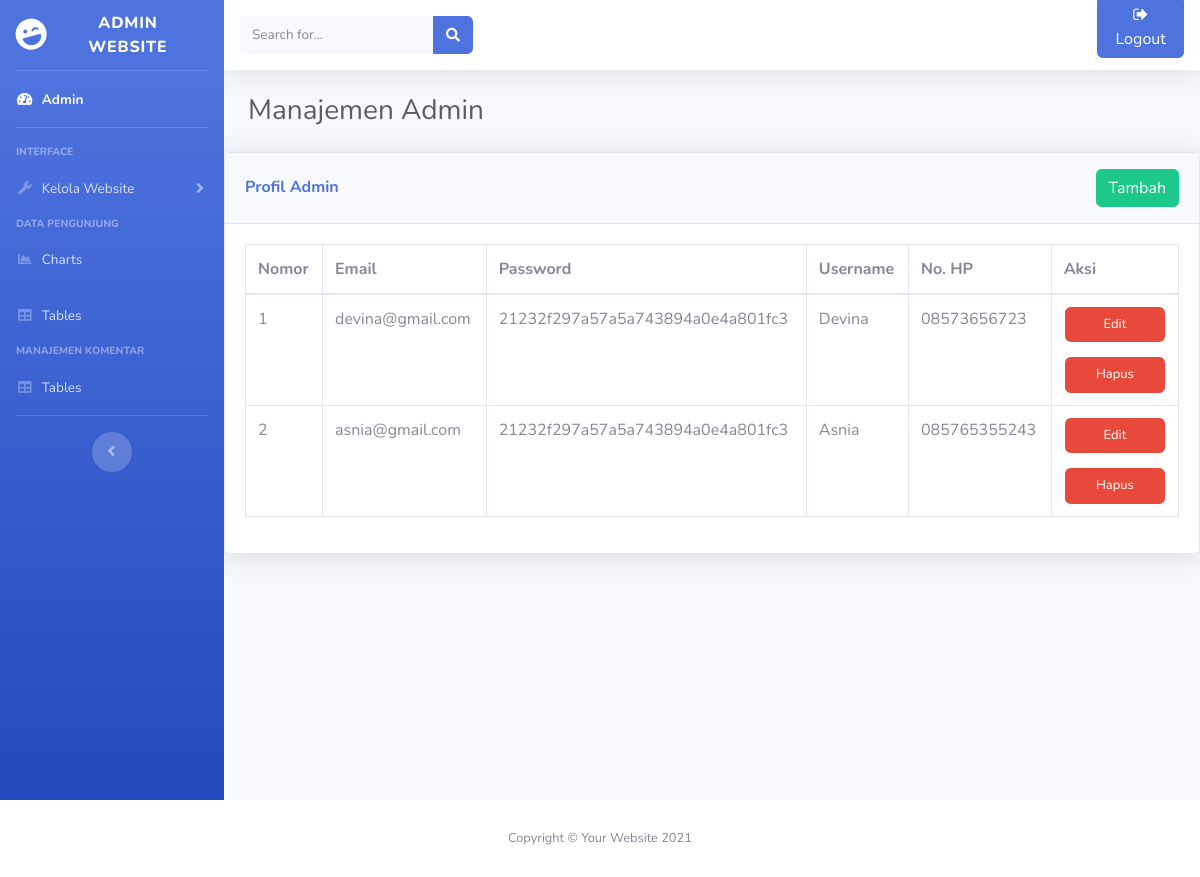
Screenshot of /Dashboard/admin.php (signed in) with the database file from the repository.
### tables this page shows
CREATE TABLE `tadmin` (
  `id_admin` int(11) NOT NULL,
  `email` varchar(128) NOT NULL,
  `password` varchar(128) NOT NULL,
  `username` varchar(128) NOT NULL,
  `nomin` varchar(20) NOT NULL
);

### Dashboard/admin.php (the view, shortened to what this page needs)
<?php include "header.php"; ?>
<?php
include 'koneksi.php';
$search_query = "";
?>
        <ul class="navbar-nav bg-gradient-primary sidebar sidebar-dark accordion" id="accordionSidebar">
            <a class="sidebar-brand d-flex align-items-center justify-content-center" href="index.html">
                <div class="sidebar-brand-icon rotate-n-15">
                    <i class="fas fa-laugh-wink"></i>
                </div>
                <div class="sidebar-brand-text mx-3">Admin Website</div>
            </a>
            <hr class="sidebar-divider my-0">
            <li class="nav-item active">
                <a class="nav-link" href="admin.php">
                    <i class="fas fa-fw fa-tachometer-alt"></i>
                    <span>Admin</span></a>
            </li>
            <hr class="sidebar-divider">
            <div class="sidebar-heading">
                Interface
            </div>
            <li class="nav-item">
                <a class="nav-link collapsed" href="#" data-toggle="collapse" data-target="#collapseUtilities"
                    aria-expanded="true" aria-controls="collapseUtilities">
                    <i class="fas fa-fw fa-wrench"></i>
                    <span>Kelola Website</span>
                </a>
            </li>
            <div class="sidebar-heading">
                Data Pengunjung
            </div>
            <li class="nav-item">
                <a class="nav-link" href="charts.php">
                    <i class="fas fa-fw fa-chart-area"></i>
                    <span>Charts</span></a>
            </li>
            <li class="nav-item">
                <a class="nav-link" href="tables.php">
                    <i class="fas fa-fw fa-table"></i>
                    <span>Tables</span></a>
            </li>
            <div class="sidebar-heading">
                Manajemen Komentar
            </div>
            <li class="nav-item">
                <a class="nav-link" href="komen.php">
                    <i class="fas fa-fw fa-table"></i>
                    <span>Tables</span></a>
            </li>
            <hr class="sidebar-divider d-none d-md-block">
            <div class="text-center d-none d-md-inline">
                <button class="rounded-circle border-0" id="sidebarToggle"></button>
            </div>
        </ul>
        <div id="content-wrapper" class="d-flex flex-column">
            <div id="content">
                <nav class="navbar navbar-expand navbar-light bg-white topbar mb-4 static-top shadow">
                 <form class="form-inline mr-auto w-100 navbar-search" action="admin.php" method="GET">
                    <div class="input-group">
                        <input type="text" class="form-control bg-light border-0 small" placeholder="Search for..." aria-label="Search" name="search_query" value="<?php echo isset($_GET['search_query']) ? $_GET['search_query'] : ''; ?>" aria-describedby="basic-addon2">
                        <div class="input-group-append">
                            <button class="btn btn-primary" type="submit">
                                <i class="fas fa-search fa-sm"></i>
                            </button>
                        </div>
                    </div>
                </form>
                    <ul class="navbar-nav ml-auto">
                        <li class="nav-item dropdown no-arrow">
                            <a href ="logout.php" class="btn btn-primary mb-3"><i class="fa fa-sign-out"></i> Logout</a>
                        </li>
                    </ul>
                </nav>
                <div class="container-fluid">
                    <div class="d-sm-flex align-items-center justify-content-between mb-4">
                        <h1 class="h3 mb-0 text-gray-800">Manajemen Admin</h1>
                    </div>
                </div>
                    <div class="card shadow mb-4">
                    <div class="card-header py-3" style="display: flex; justify-content: space-between; align-items: center;">
                    <h6 class="m-0 font-weight-bold text-primary">Profil Admin</h6>
                    <button type="button" class="btn btn-success" data-toggle="modal" data-target="#addadminprofile">Tambah</>
                    </div>
                        <div class="card-body">
                            <div class="table-responsive">
                                <table class="table table-bordered" id="dataTable" width="100%" cellspacing="0">
                                    <thead>
                                        <tr>
                                            <th>Nomor</th>
                                            <th>Email</th>
                                            <th>Password</th>
                                            <th>Username</th>
                                            <th>No. HP</th>
                                            <th>Aksi</th>
                                        </tr>
                                    </thead>
                                    <tbody>
                                        <?php
                            $query = "SELECT * FROM tadmin WHERE email LIKE '%$search_query%' OR username LIKE '%$search_query%' OR nomin LIKE '%$search_query%' ORDER BY id_admin ASC";
                            $tampil = mysqli_query($koneksi, $query);
                            $no = 1;
                            while ($data = mysqli_fetch_array($tampil)) {
                                        ?>
                                        <tr>
                                            <td><?= $no++; ?></td>
                                            <td><?= $data['email']; ?></td>
                                            <td><?= $data['password']; ?></td>
                                            <td><?= $data['username']; ?></td>
                                            <td><?= $data['nomin']; ?></td>
                                            <td style="text-align: center; vertical-align: top;">
                                            <div style="display: flex; flex-direction: column; align-items: center; height: 100%; justify-content: center;">
                                                <a href="admin.php?hal=edit&id_admin=<?= $data['id_admin']?>" class="btn btn-danger" style="font-size: 13px; padding: 7px 17px; margin-bottom: 15px; display: inline-block; width: 100px; text-align: center;">Edit</a>
                                                <a href="admin.php?hal=hapus&id_admin=<?= $data['id_admin']?>" class="btn btn-danger" onclick="return confirm('Apakah anda yakin untuk hapus data ini?')" style="font-size: 13px; padding: 7px 17px; display: inline-block; width: 100px; text-align: center;">Hapus</a>
                                            </div>
                                            </td>
                                        </tr>
                                        <?php } ?>
                                    </tbody>
                                </table>
                            </div>
                        </div>
                    </div>
        </div>
        </div>
    </div>
<?php include "footer.php"; ?>

### rows the page displays
tadmin: email "devina@gmail.com", password "21232f297a57a5a743894a0e4a801fc3", username "Devina", nomin "08573656723"
tadmin: email "asnia@gmail.com", password "21232f297a57a5a743894a0e4a801fc3", username "Asnia", nomin "085765355243"
